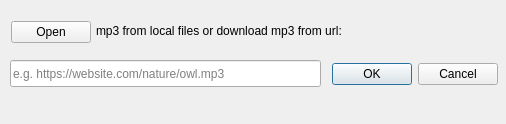
<?xml version="1.0" encoding="UTF-8"?>
<ui version="4.0">
 <class>AddChannelDialog</class>
 <widget class="QDialog" name="AddChannelDialog">
  <property name="windowModality">
   <enum>Qt::WindowModal</enum>
  </property>
  <property name="geometry">
   <rect>
    <x>0</x>
    <y>0</y>
    <width>506</width>
    <height>124</height>
   </rect>
  </property>
  <property name="windowTitle">
   <string>Dialog</string>
  </property>
  <widget class="QDialogButtonBox" name="buttons_box">
   <property name="geometry">
    <rect>
     <x>237</x>
     <y>58</y>
     <width>261</width>
     <height>32</height>
    </rect>
   </property>
   <property name="orientation">
    <enum>Qt::Horizontal</enum>
   </property>
   <property name="standardButtons">
    <set>QDialogButtonBox::Cancel|QDialogButtonBox::Ok</set>
   </property>
   <property name="centerButtons">
    <bool>false</bool>
   </property>
  </widget>
  <widget class="QLineEdit" name="url_edit_line">
   <property name="geometry">
    <rect>
     <x>10</x>
     <y>60</y>
     <width>311</width>
     <height>27</height>
    </rect>
   </property>
   <property name="text">
    <string/>
   </property>
   <property name="placeholderText">
    <string>e.g. https://website.com/nature/owl.mp3</string>
   </property>
  </widget>
  <widget class="QLabel" name="label">
   <property name="geometry">
    <rect>
     <x>96</x>
     <y>10</y>
     <width>331</width>
     <height>41</height>
    </rect>
   </property>
   <property name="text">
    <string>mp3 from local files or download mp3 from url:</string>
   </property>
  </widget>
  <widget class="QDialogButtonBox" name="open_box">
   <property name="geometry">
    <rect>
     <x>-20</x>
     <y>16</y>
     <width>111</width>
     <height>32</height>
    </rect>
   </property>
   <property name="orientation">
    <enum>Qt::Horizontal</enum>
   </property>
   <property name="standardButtons">
    <set>QDialogButtonBox::Open</set>
   </property>
   <property name="centerButtons">
    <bool>false</bool>
   </property>
  </widget>
  <widget class="QLabel" name="error_label">
   <property name="geometry">
    <rect>
     <x>13</x>
     <y>94</y>
     <width>341</width>
     <height>19</height>
    </rect>
   </property>
   <property name="text">
    <string/>
   </property>
  </widget>
 </widget>
 <resources/>
 <connections>
  <connection>
   <sender>buttons_box</sender>
   <signal>accepted()</signal>
   <receiver>AddChannelDialog</receiver>
   <slot>accept()</slot>
   <hints>
    <hint type="sourcelabel">
     <x>248</x>
     <y>254</y>
    </hint>
    <hint type="destinationlabel">
     <x>157</x>
     <y>274</y>
    </hint>
   </hints>
  </connection>
  <connection>
   <sender>buttons_box</sender>
   <signal>rejected()</signal>
   <receiver>AddChannelDialog</receiver>
   <slot>reject()</slot>
   <hints>
    <hint type="sourcelabel">
     <x>316</x>
     <y>260</y>
    </hint>
    <hint type="destinationlabel">
     <x>286</x>
     <y>274</y>
    </hint>
   </hints>
  </connection>
 </connections>
</ui>
